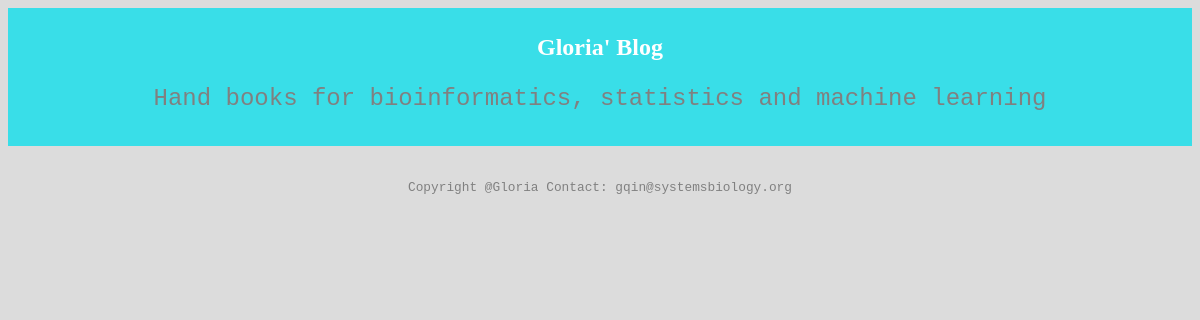
The page /blog/title/4/ on the database as committed earlier.
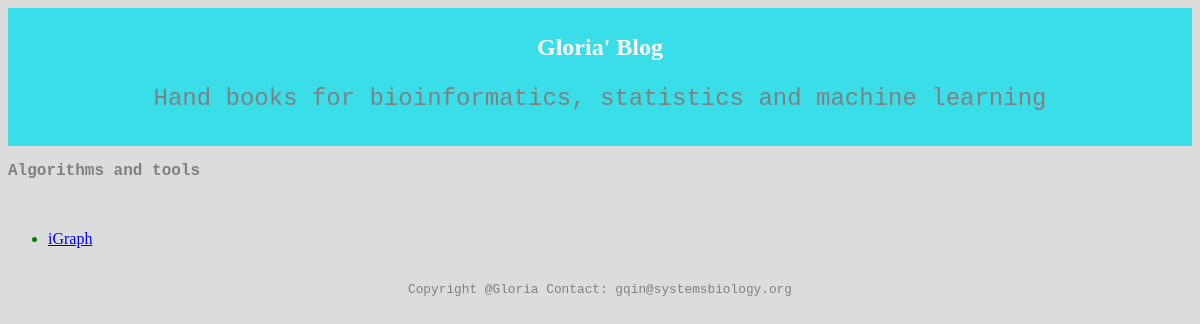
The same page on the database as committed later.
### blog/models.py (models this page shows, shortened)
class Subtitle(models.Model):
    title = models.ForeignKey(Title, on_delete=models.CASCADE, default = '')
    pub_date = models.DateTimeField('date published')
    context = models.CharField(max_length=200,default = '' )

class Title(models.Model):
    Title_text = models.CharField(max_length=200)
    pub_date = models.DateTimeField('date published')
    def __str__(self):
        return self.Title_text

### blog/views.py (the view)
# urls.py: path('title/<int:pk>/', views.DetailView.as_view(), name='detail'),
class DetailView(generic.ListView):
    template_name = 'blog/detail.html'
    context_object_name = 'latest_subtitle_list'
    @property
    def pk(self):
       return self.kwargs['pk']
    def get_queryset(self):
        print(f"pk = {self.pk}")
        return Subtitle.objects.all().filter(title=self.pk).order_by('-pub_date')

### blog/templates/blog/detail.html (shortened to what this page needs)
{% load static %}
<link rel="stylesheet" type="text/css" href="{% static 'blog/style.css' %}">
<div class="header">
    <h1>Gloria' Blog</h1>
    <p>Hand books for bioinformatics, statistics and machine learning</p>
  </div>
{% for subtitle in latest_subtitle_list %}
    <p> <b> {{subtitle.title}}</b></p> </br>
    <ul> <li><a href="{% url 'blog:paragraph' subtitle.id %}">{{ subtitle.context }}</a></li></ul>
    {% endfor %}
<div class="footer">
    <p>Copyright @Gloria Contact: gqin@systemsbiology.org</p>
  </div>

Rows that differ between the two databases and show on the page:
added Subtitle: title "Algorithms and tools", context "iGraph"
